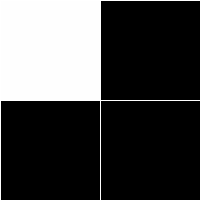
Frame 1 (no input)
Frame 60 (the mouse pressed at the canvas centre just before this capture): identical to frame 1, image omitted
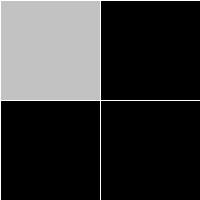
Frame 120 (the mouse held since frame 60 and released just before this capture)

The Processing sketch that drew these frames (run headless with seeded random() and noise(); from frame 60 on, the mouse is pressed at the canvas centre):

// Processing sketch: Exercise_5___6_correct_model
// ── Exercise_5___6_correct_model.pde
float rect1 = 0;
float rect2 = 0;
float rect3 = 0;
float rect4 = 0;


void setup() {
  size(200, 200);
}

void draw() {
  
  background(0);
  stroke(255);
  line(width/2, 0, width/2, height);
  line(0, height/2, width, height/2);
  
  if(mouseX > width/2 && mouseY < height/2) {
    rect3 = 255;
    //fill(255);
    //rect(width/2, 0, width/2, height/2);
  }
  
  else if(mouseX < width/2 && mouseY < height/2) {
    rect1 = 255;
    //fill(rect2);
    //rect(0, 0, width/2, height/2);
  }
  
  else if(mouseX < width/2 && mouseY < height) {
    rect2 = 255;
    //fill(rect3);
    //rect(0, height/2, width/2, height/2);
  }
  
  else if(mouseX > width/2 && mouseY > height/2) {
    rect4 = 255;
    //fill(rect4);
    //rect(width/2, height/2, width/2, height/2);
  }
  
 
  
  // Increment rectangle colors
  rect1 = rect1 - 1;
  rect2 = rect2 - 1;
  rect3 = rect3 - 1;
  rect4 = rect4 - 1;
 
  
 fill(rect1);
 rect(0, 0, width/2, height/2);// top left
 fill(rect2);
 rect(0, height/2, width/2, height/2);// bottom left
 fill(rect3);
 rect(width/2, 0, width/2, height/2);// top right
 fill(rect4);
 rect(width/2, height/2, width/2, height/2);// bottom right
  
  
}
